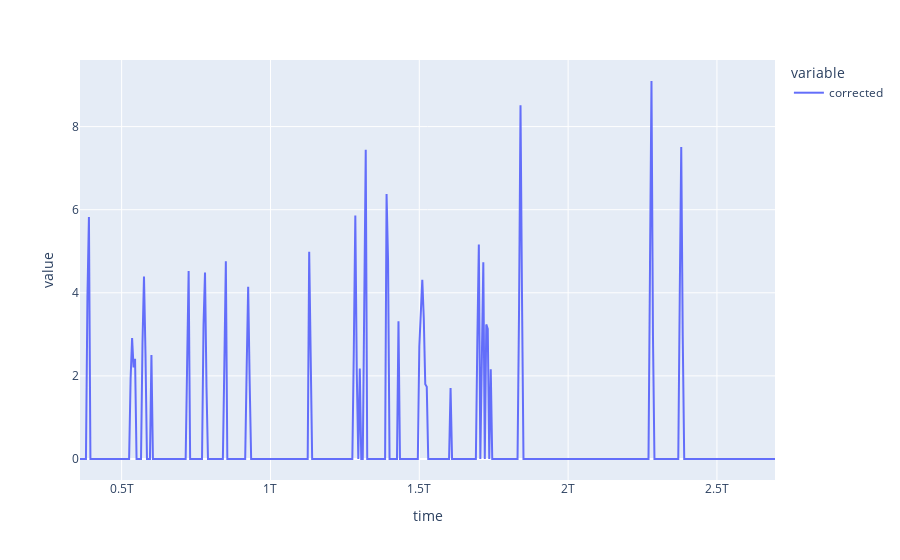

Notebook source saved alongside this figure:
### Markdown cell above
Pour éliminer les données parasites restantes, l'idée est de faire un seuillage pour ne conserver que les valeurs significatives sur la courbe et ainsi éliminer l'impact du bruit de mesure.

### Code cell
newdf.loc[newdf['corrected'] < THRESHOLD, 'corrected'] = 0
print('Nombre de valeurs restantes : ', len(newdf['corrected']))
newdf['corrected'].plot()

### Figure 1 — Plotly figure (JSON) as saved in the notebook; plotly's stock layout.template omitted (floating-point values rounded to 4 significant figures; data arrays with more than 128 entries replaced by an {"elided": "..."} marker saying what was removed)
{"data": [{"hovertemplate": "variable=corrected<br>time=%{x}<br>value=%{y}<extra></extra>", "legendgroup": "corrected", "line": {"color": "#636efa", "dash": "solid"}, "mode": "lines", "name": "corrected", "orientation": "v", "showlegend": true, "type": "scatter", "x": {"elided": "468 int values"}, "xaxis": "x", "y": {"elided": "468 float values"}, "yaxis": "y"}], "layout": {"legend": {"title": {"text": "variable"}, "tracegroupgap": 0}, "margin": {"t": 60}, "xaxis": {"anchor": "y", "domain": [0, 1], "title": {"text": "time"}}, "yaxis": {"anchor": "x", "domain": [0, 1], "title": {"text": "value"}}}}
